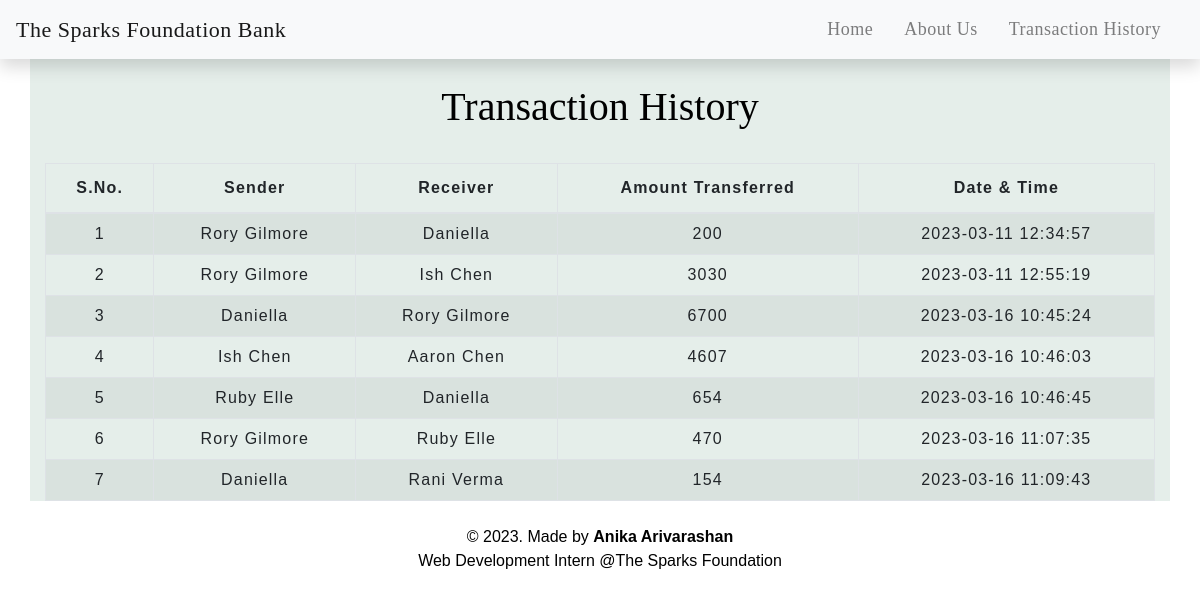
The page /transactionhistory.php on the database its author committed.
### tables this page shows
CREATE TABLE `transaction` (
  `sno` int(3) NOT NULL,
  `sender` text NOT NULL,
  `receiver` text NOT NULL,
  `transferred_amount` int(8) NOT NULL,
  `datetime` datetime NOT NULL DEFAULT current_timestamp()
);

### transactionhistory.php (the view, shortened to what this page needs)
<!DOCTYPE html>
<html lang="en">
<head>
    <link rel="stylesheet" href="https://stackpath.bootstrapcdn.com/bootstrap/4.5.2/css/bootstrap.min.css">
    <link rel="stylesheet" type="text/css" href="css/table.css">
    <link rel="stylesheet" type="text/css" href="css/navbar.css">
    <link rel="stylesheet" type="text/css" href="css/body.css">
</head>
<body>
<?php
  include 'navbar.php';
?>
	<div class="container" style="background-color: #E5EEEA; color:black; font-family:'Libre Baskerville',serif">
        <h2 class="text-center pt-4" style="font-family:'Libre Baskerville',serif">Transaction History</h2>
       <br>
       <div class="table-responsive-sm">
        <table class="table table-hover table-striped table-condensed table-bordered">
            <thead>
            <tr>
                <th class="text-center">S.No.</th>
                <th class="text-center">Sender</th>
                <th class="text-center">Receiver</th>
                <th class="text-center">Amount Transferred</th>
                <th class="text-center">Date & Time</th>
            </tr>
            </thead>
            <tbody>
            <?php
            include 'config.php';
            $sql ="select * from transaction";
            $query =mysqli_query($conn, $sql);
            while($rows = mysqli_fetch_assoc($query))
            {
            ?>
            <tr>
            <td class="py-2"><?php echo $rows['sno']; ?></td>
            <td class="py-2"><?php echo $rows['sender']; ?></td>
            <td class="py-2"><?php echo $rows['receiver']; ?></td>
            <td class="py-2"><?php echo $rows['transferred_amount']; ?> </td>
            <td class="py-2"><?php echo $rows['datetime']; ?> </td>
        <?php
            }
        ?>
        </tbody>
    </table>
    </div>
</div>
<footer class="text-center mt-6 py-2">
            <p style="color:black">&copy 2023. Made by <b>Anika Arivarashan</b> <br>Web Development Intern @The Sparks Foundation</p>
</footer>
</body>
</html>

### css/table.css (style rules this page uses)
* { padding: 0; margin: 0; box-sizing: border-box; font-family: sans-serif; }
h2 { font-size: 40px; }
table { letter-spacing: 1.2px; }
td { text-align: center; }

### css/body.css (style rules this page uses)
body { background-image: url('https://images.pexels.com/photos/5632397/pexels-photo-5632397.jpeg?auto=compress&cs=tinysrgb&w=1260&h=750&dpr=2'); color: beige; height: 400px; background-position: center; background-repeat: no-repeat; background-size: cover; position: relative; }

### rows shown on the page
transaction: sno "1", sender "Rory Gilmore", receiver "Daniella", transferred_amount "200", datetime "2023-03-11 12:34:57"
transaction: sno "2", sender "Rory Gilmore", receiver "Ish Chen", transferred_amount "3030", datetime "2023-03-11 12:55:19"
transaction: sno "3", sender "Daniella", receiver "Rory Gilmore", transferred_amount "6700", datetime "2023-03-16 10:45:24"
transaction: sno "4", sender "Ish Chen", receiver "Aaron Chen", transferred_amount "4607", datetime "2023-03-16 10:46:03"
transaction: sno "5", sender "Ruby Elle", receiver "Daniella", transferred_amount "654", datetime "2023-03-16 10:46:45"
transaction: sno "6", sender "Rory Gilmore", receiver "Ruby Elle", transferred_amount "470", datetime "2023-03-16 11:07:35"
transaction: sno "7", sender "Daniella", receiver "Rani Verma", transferred_amount "154", datetime "2023-03-16 11:09:43"
